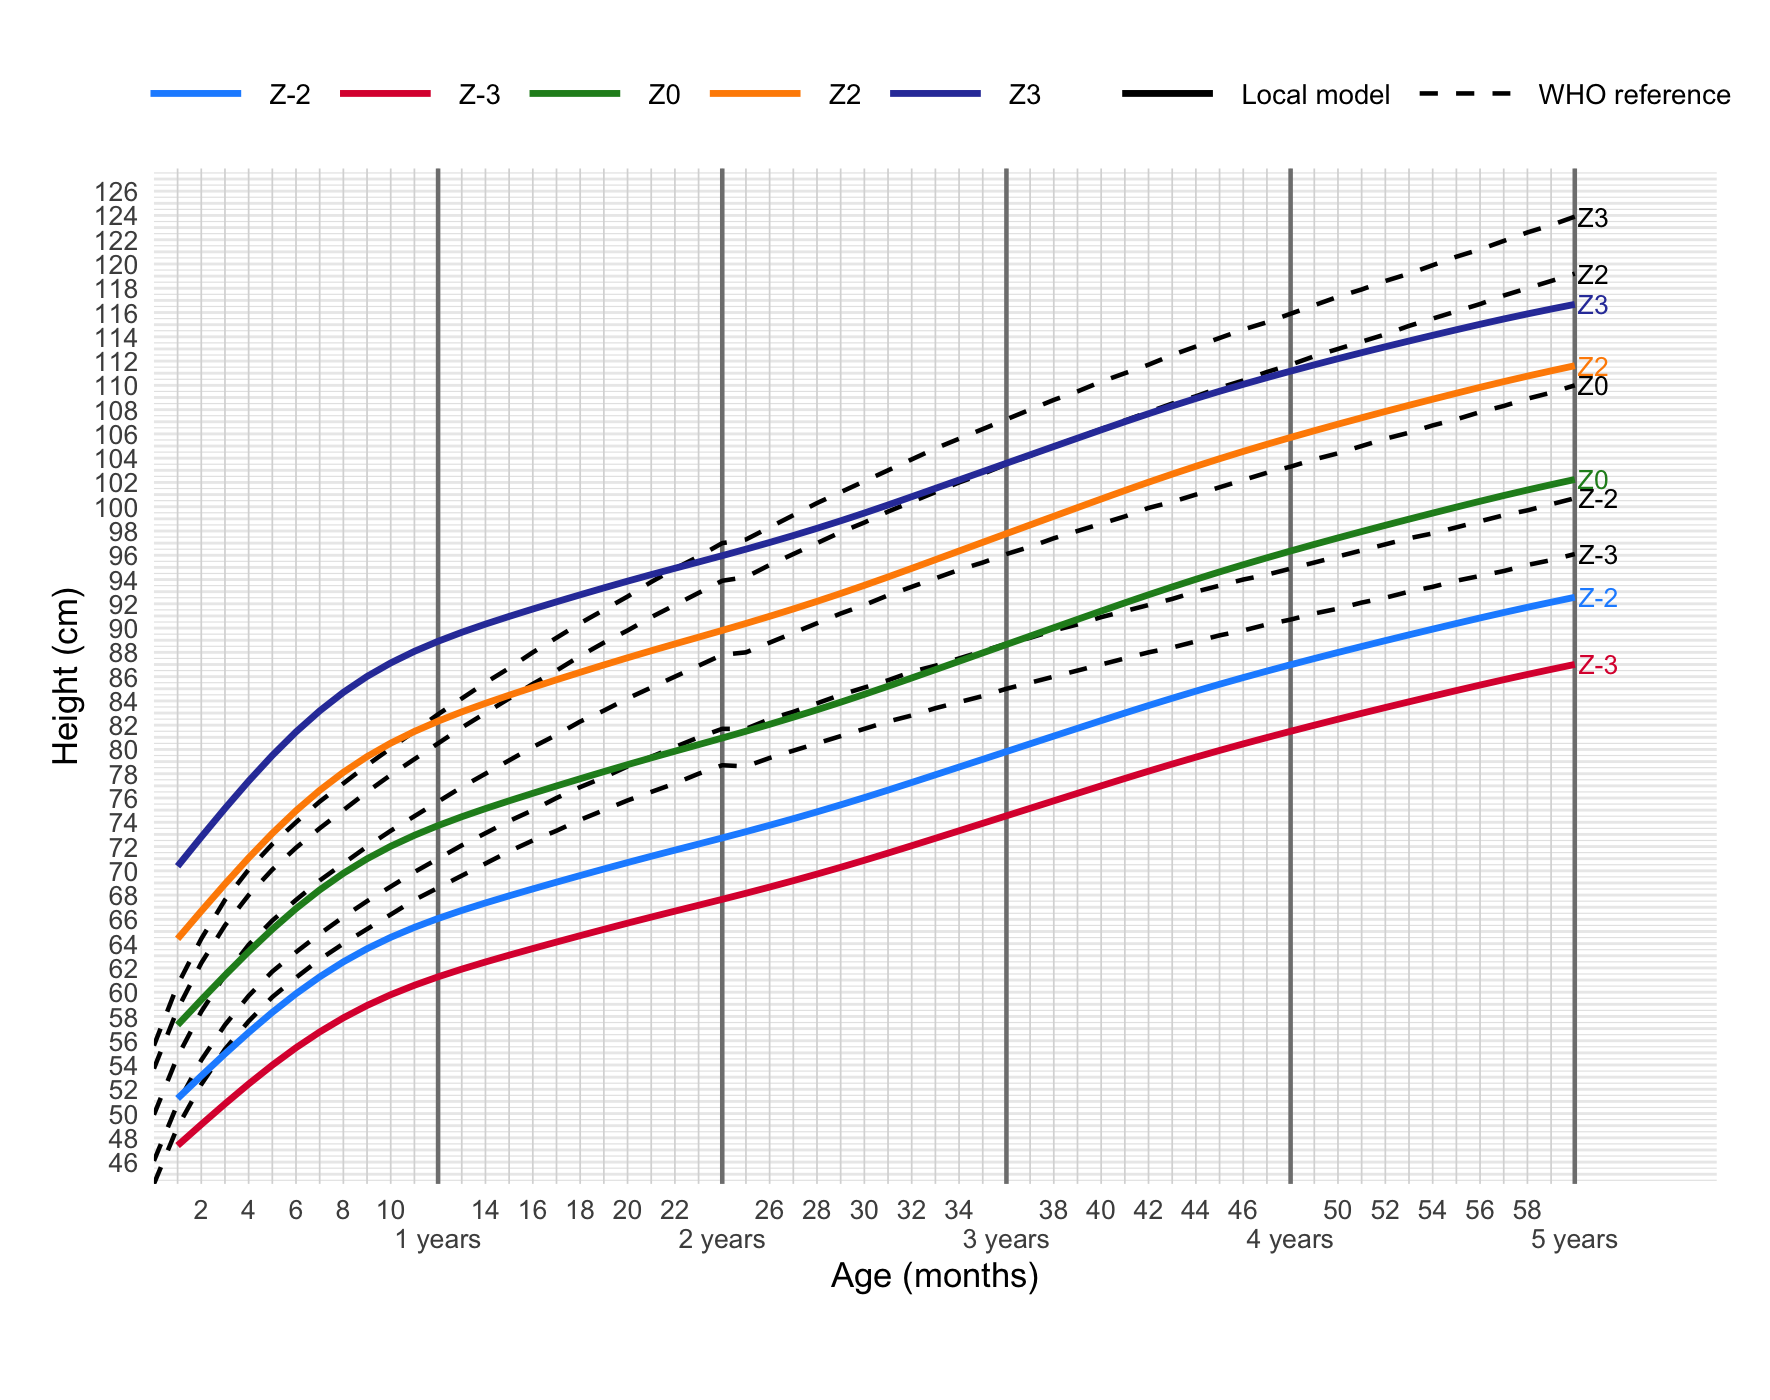

R code for this plot:
who_bh <- read_excel("data/who/who_height.xlsx")

# select z-scores only
who_bw <- who_bw_raw %>%
  select(Month, SD3neg, SD2neg, SD0, SD2, SD3) %>%
  rename(
    Age = Month,
    `Z-3` = SD3neg,
    `Z-2` = SD2neg,
    `Z0`  = SD0,
    `Z2`  = SD2,
    `Z3`  = SD3
  )

# Reshape into long format
who_bh_long <- who_bh %>%
  pivot_longer(cols = -Age, names_to = "Z", values_to = "Value") %>%
  mutate(Source = "WHO_height")

# Reshape local data into long format
local_bh_long <- df_bh_boys %>%
  pivot_longer(cols = -Age, names_to = "Z", values_to = "Value") %>%
  mutate(Source = "Local_height")

who_labels_bh <- who_bh_long %>% 
  filter(Age == max(Age))

local_labels_bh <- local_bh_long %>% 
  filter(Age == max(Age))

combined_label_bh <- bind_rows(
  who_labels_bh %>% mutate(Source = "WHO_height"),
  local_labels_bh %>% mutate(Source = "Local_height")
)

# combine both data
combined_bh <- bind_rows(who_bh_long, local_bh_long)


# ================================================================
# Combine local data with WHO reeference table
# ================================================================

# === Grid setup ===
monthly_lines <- data.frame(x = 1:60)
yearly_lines <- data.frame(x = seq(12, 60, 12))

# === Combine WHO + Local data ===
combined_plot_bh <- bind_rows(
  who_bh_long %>% mutate(Source = "WHO_height"),
  local_bh_long %>% mutate(Source = "Local_height")
)

combined_label_bh <- bind_rows(
  who_labels_bh %>% mutate(Source = "WHO_height"),
  local_labels_bh %>% mutate(Source = "Local_height")
)

# === Month labels: every 2 months, drop year labels a bit
month_labels <- as.character(1:60)
month_labels[1:60 %% 2 != 0] <- ""  # remove odd numbers
month_labels[seq(12, 60, 12)] <- paste0("\n", 1:5, " years")  # drop years lower

# === PLOT ===
ggplot() +
  # Grid lines
  geom_vline(data = monthly_lines, aes(xintercept = x), color = "grey85", size = 0.3) +
  geom_vline(data = yearly_lines, aes(xintercept = x), color = "grey50", size = 0.8) +

  # WHO curves: dashed black
  geom_line(
    data = subset(combined_plot_bh, Source == "WHO_height"),
    aes(x = Age, y = Value, group = Z, linetype = "WHO reference"),
    color = "black", size = 0.8
  ) +

  # Local curves: colored solid
  geom_line(
    data = subset(combined_plot_bh, Source == "Local_height"),
    aes(x = Age, y = Value, color = Z, group = Z, linetype = "Local model"),
    size = 1.2
  ) +

  # Tip labels (Local = colored, WHO = black)
  geom_text(
    data = subset(combined_label_bh, Source == "Local_height"),
    aes(x = Age, y = Value, label = Z, color = Z),
    hjust = -0.1, vjust = 0.5, size = 3.5, show.legend = FALSE
  ) +
  geom_text(
    data = subset(combined_label_bh, Source == "WHO_height"),
    aes(x = Age, y = Value, label = Z),
    hjust = -0.1, vjust = 0.5, size = 3.5,
    color = "black", show.legend = FALSE
  ) +

  # Custom X-axis
  scale_x_continuous(
    breaks = 1:60,
    labels = month_labels,
    expand = expansion(mult = c(0, 0.1))
  ) +

  # Custom Y-axis
  scale_y_continuous(
  breaks = seq(40, 130, 1),
  labels = ifelse(seq(40, 130, 1) %% 2 == 0, seq(40, 130, 1), ""),
  expand = expansion(mult = c(0, 0.05))
)+

  # Manual Z-score colors for local curves
  scale_color_manual(values = c(
    "Z-3" = "#DC143C",
    "Z-2" = "#1E90FF",
    "Z0"  = "#228B22",
    "Z2"  = "#FF8C00",
    "Z3"  = "#323ea8"
  )) +

  # Manual linetype legend (only two items)
  scale_linetype_manual(
    name = "Curve Type",
    values = c("Local model" = "solid", "WHO reference" = "dashed")
  ) +

  # Labels and theme
  labs(
    x = "Age (months)",
    y = "Height (cm)",
    color = NULL  # Hides the color legend box
  ) +
  theme_minimal(base_size = 13) +
  theme(
    legend.position = "top",
    legend.key.width = unit(1.5, "cm"),
    panel.grid.major.x = element_blank(),
    panel.grid.minor.x = element_blank(),
    panel.grid.major.y = element_line(size = 0.5),
    panel.grid.minor.y = element_line(size = 0.2, color = "grey90"),
    axis.text.x = element_text(size = 10, lineheight = 0.9),
    axis.text.y = element_text(size = 10),
    plot.margin = margin(20, 20, 40, 20),
    legend.title = element_blank()
  )
